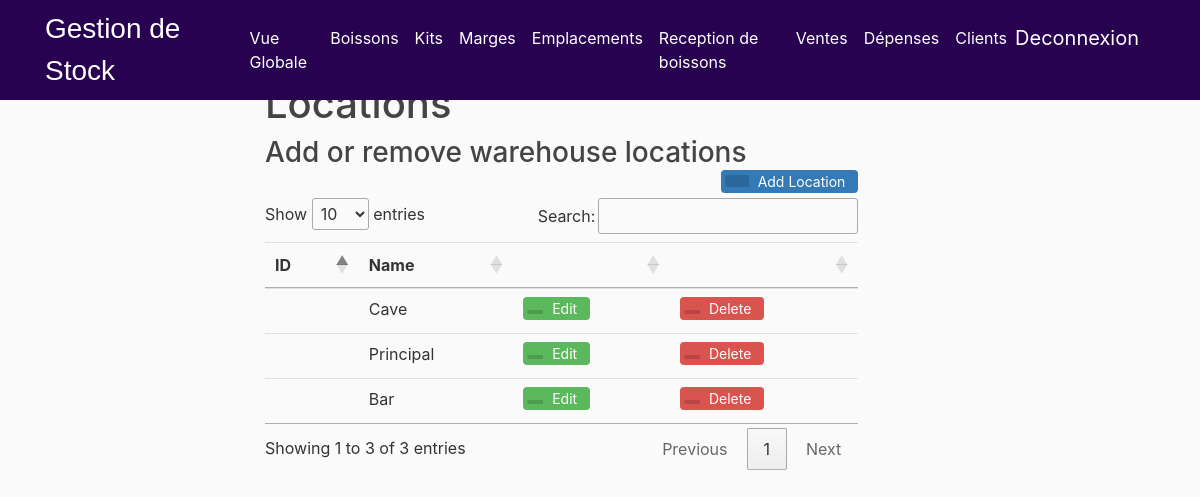
Screenshot of /Location (signed in) with the database file from the repository.
### flaskinventory/models.py (models this page shows, shortened)
class Location(db.Model):
    db.__tablename__ = 'location'
    id = db.Column(db.Integer, primary_key=True)
    loc_name = db.Column(db.String(20), unique=True, nullable=False)
    sells = db.relationship("Sell", back_populates="location")
    stocks = db.relationship("Stock", back_populates="location")
    margin = db.relationship("Margin", back_populates="location")
    products = relationship("Product", back_populates="location")

### flaskinventory/routes.py (the view, shortened to what this page needs)
@app.route("/Location", methods=['GET', 'POST'])
@login_required
def loc():
    form = addlocation()
    lform = editlocation()
    details = Location.query.all()
    exists = bool(Location.query.all())
    if exists == False and request.method == 'GET':
        flash(f'Add locations  to view', 'info')
    return render_template('loc.html', title='Locations', lform=lform, form=form, details=details)

### flaskinventory/forms.py
class addlocation(FlaskForm):
    locname = StringField('Location Name', validators=[DataRequired()])
    locsubmit = SubmitField('Save Changes')

class editlocation(FlaskForm):
    editlocname = StringField('Location Name', validators=[DataRequired()])
    editlocsubmit = SubmitField('Save Changes')

### flaskinventory/routes.py (called while the page is built)
@login_manager.user_loader
def user_loader(user_id):
    return User.query.get(user_id)

### flaskinventory/templates/loc.html (shortened to what this page needs)
{% extends "overview.html" %}
{% block content %}
<div class="container">
<h1>Locations</h1>
<div >
  <h3 style="display: inline-block;margin:0;"> Add or remove warehouse locations</h3>
  <button type="button" class="btn btn-add" data-toggle="modal" data-target="#exampleModal">
   <span class="btn-icon-add"></span>Add Location</button>
</div>
<table class="table table-hover" id="example">
<thead>
 <tr>
   <th>ID</th>
   <th>Name</th>
   <th></th>
   <th></th>
 </tr>
</thead>
<tbody>
  {% for d in details %}
  <tr>
    <td>{{d.loc_id}}</td>
    <td>{{d.loc_name}}</td>
   <td>
       <button type="button" class="btn btn-edit" data-toggle="modal" data-target ="#edit{{d.id}}">
       <span class="btn-icon"></span>Edit</button>
   </td>
   <td>
       {% if current_user.admin %}
      <a href="{{ url_for('delete', p_id = d.id,type ='location' )}}">
       <button type="button" class="btn btn-delete">
       <span class="btn-icon"></span>Delete</button>
          {% endif %}
   </td>
 </tr>
{% endfor %}
</tbody>
</table>
</div>
{% endblock content %}

### flaskinventory/static/main.css (style rules this page uses)
body { background: #fafafa; color: #333333; margin-top: 5rem; }
h1, h2, h3, h4, h5, h6 { color: #444444; }
a { color: white; }
.btn-icon { position: relative; left: -9px; display: inline-block;padding: 2px 8px; background: rgba(0,0,0,0.15); border-radius: 3px 0 0 3px; color: white; font-size: 14px; }
.btn-icon-add { position: relative; left: -9px; display: inline-block;padding: 6px 12px; background: rgba(0,0,0,0.15); border-radius: 3px 0 0 3px; color: white; font-size: 14px; }
.btn-add { padding-top: 0; padding-bottom: 0; background-color:#337ab7; color: white; font-size: 14px; float: right; }
.btn-edit { padding-top: 0; padding-bottom: 0; background-color: #5cb85c; color: white; font-size: 14px; }
.btn-delete { padding-top: 0; padding-bottom: 0; background-color: #d9534f; color: white; font-size: 14px; }
.btn { margin-bottom:5px;font-size: 14px; }
html { visibility: visible; opacity: 1; }

### flaskinventory/templates/overview.html (style rules this page uses)
html { visibility: hidden;opacity:0; }

### rows the page displays
Location: loc_name "Cave"
Location: loc_name "Principal"
Location: loc_name "Bar"
